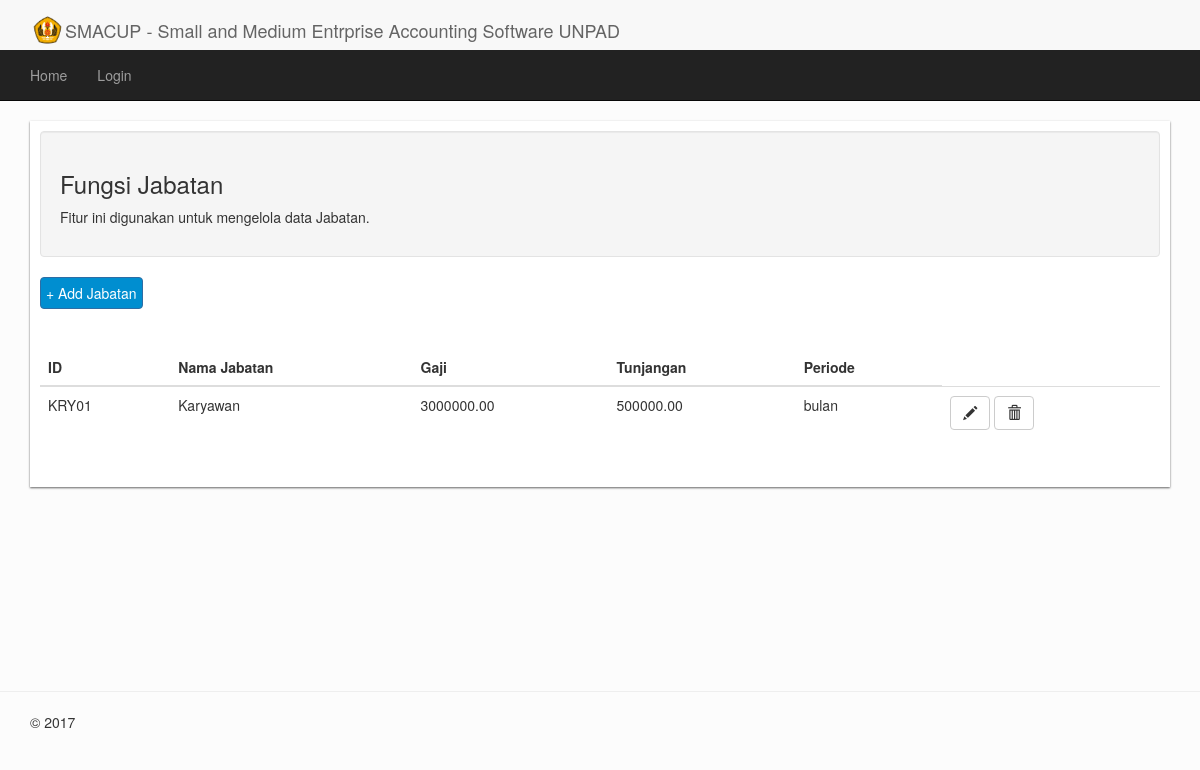
The page /index.php/sdm/jabatan on the database as committed earlier.
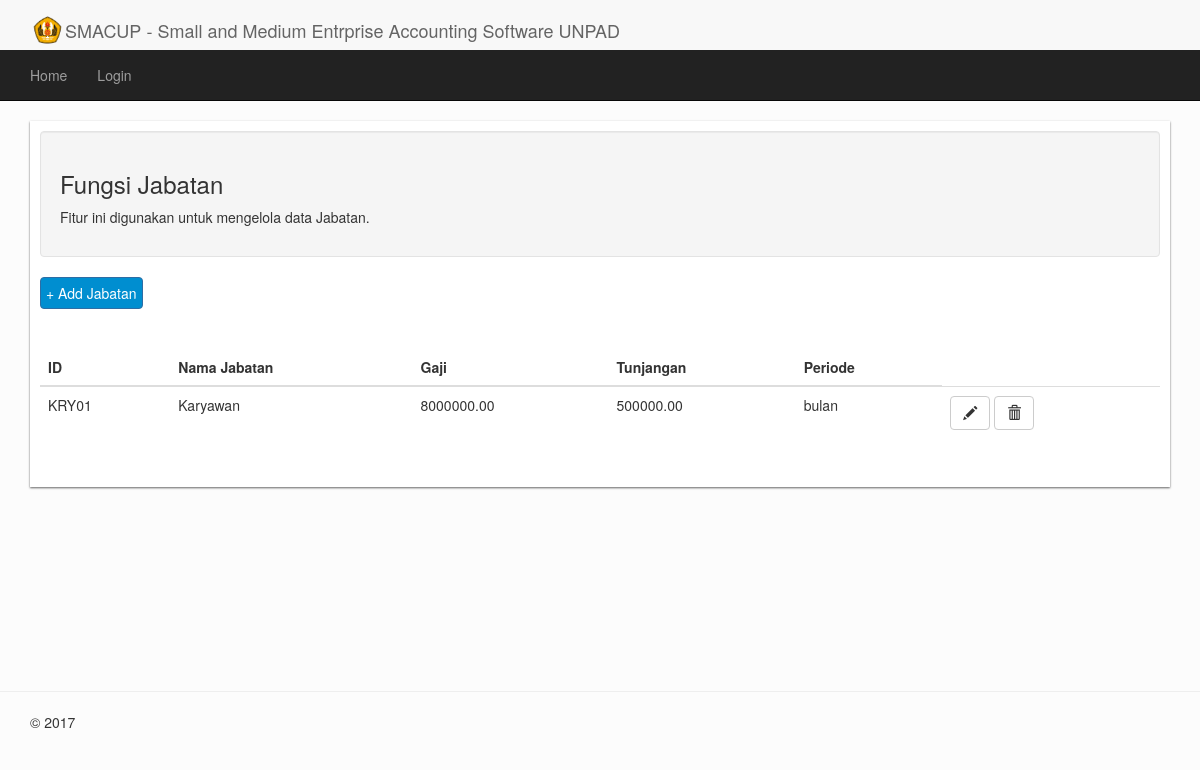
The same page on the database as committed later.
### tables this page shows
CREATE TABLE `jabatan` (
  `idjabatan` varchar(20) NOT NULL,
  `njabatan` varchar(100) NOT NULL,
  `gapok` decimal(20,2) NOT NULL,
  `tunjangan` decimal(20,2) NOT NULL,
  `periode` varchar(20) NOT NULL
);

### application/controllers/Sdm.php (called while the page is built, shortened)
<?php
class Sdm extends CI_Controller {
     public function __construct(){
			$this->load->helper('url');
     }
	public function jabatan()
	{
		$this->load->model('m_Navigasi');
		$this->load->model('m_Jabatan');
		$this->load->model('m_Akun');
		$data['jabatan']=$this->m_Jabatan->get_jabatan();
		$data['hal']="sdm/jabatan";
		$data['nav']=$this->m_Navigasi->utama();
		$this->load->view("tempelate/ghancool",$data);
	}
}

### index.php (called while the page is built, shortened)
<?php
require_once BASEPATH.'core/CodeIgniter.php';

### application/models/M_Jabatan.php (called while the page is built, shortened)
<?php
class m_jabatan extends CI_Model {
	public function get_jabatan()
	{
		$this->db->order_by("idjabatan","ASC");
		$datauser=$this->db->get("jabatan")->result();
		return $datauser;
	}
}
?>

### application/views/sdm/jabatan.php (the view, shortened to what this page needs)
<div class="dokumen">
<div class="well ">
	<h3>Fungsi Jabatan</h3>
	<p>Fitur ini digunakan untuk mengelola data Jabatan.</p>
</div>
<div class="row">
	<div class="col-sm-3 col-xs-3">
		<button style="font-size:14px;padding:5px 5px;" type="button" class="btn btn-primary" data-toggle="modal" data-target="#createJabatan">+ Add Jabatan</button>
	</div>
</div>
<br>
<br>
<table class='table' id="ajaxtable">
	<thead>
		<tr>
			<th>ID</th>
			<th>Nama Jabatan</th>
			<th>Gaji</th>
			<th>Tunjangan</th>
			<th>Periode</th>
		</tr>
	</thead>
	<tbody>
		<?php
			foreach($jabatan as $u){
				echo "
					<tr>
						<td>$u->idjabatan</td>
						<td>$u->njabatan</td>
						<td>$u->gapok</td>
						<td>$u->tunjangan</td>
						<td>$u->periode</td>
						<td>
							<a href='#' data-id='$u->idjabatan' data-toggle='modal' data-target='#editJabatan' class='editButton btn btn-default glyphicon glyphicon-pencil'>
							</a>
							<a href='".base_url()."sdm/jabatan_proses/delete/$u->idjabatan' onclick=\"return confirm('Anda yakin?')\" class='btn btn-default glyphicon glyphicon-trash'>
							</a>
						</td>
					</tr>
					";
			}
		?>
	</tbody>
</table>
</div>

### application/models/M_Navigasi.php (shortened to what this page needs)
<?php
class M_Navigasi extends CI_Model {
		public $nav;
        public function utama()
        {
				if(!$this->session->userdata('username')){
					$this->nav="<li><a href=\"".base_url()."\" class=\"halonav\">Home</a></li>";
					$this->nav.="<li><a href=\"".base_url()."user/login\" class=\"halonav\">Login</a></li>";
		}
				return $this->nav;
        }
}
?>

### application/views/tempelate/ghancool.php (shortened to what this page needs)
?><!DOCTYPE html>
<html lang="id">
<head>
    <link href="<?php echo base_url(); ?>assets/css/bootstrap.min.css" rel="stylesheet">
	<link href="https://cdnjs.cloudflare.com/ajax/libs/select2/4.0.6-rc.0/css/select2.min.css" rel="stylesheet" />
    <link href="<?php echo base_url(); ?>assets/css/jquery.datetimepicker.css" rel="stylesheet">
    <link href="<?php echo base_url(); ?>assets/css/BootSideMenu.css" rel="stylesheet">
    <link href="https://cdnjs.cloudflare.com/ajax/libs/select2/4.0.6-rc.0/css/select2.min.css" rel="stylesheet" />
    <link href="<?php echo base_url(); ?>assets/css/smacc.css" rel="stylesheet">
</head>
<body>
<header id="navbar">
	<nav class="navbar-default">
 	 	<div class="container-fluid">
	<a class="navbar-brand" href="#"><img src="<?=base_url("assets/img/logo.gif") ?>"></a>
	<p id="navbar-text" class="navbar-text hidden-xs" href="#">SMACUP - Small and Medium Entrprise Accounting Software UNPAD</p>
  		</div>
	</nav>
	<nav id="nafix" class="navbar navbar-inverse navbar-static-top navbar-lower" data-spy="affix" data-offset-top="10">
	  <div class="container-fluid">
	    <div class="collapse navbar-collapse">
	      <ul class="nav navbar-nav navbar-left">
		<?=$nav; ?>
	      </ul>
	     </div>
	  </div>
	</nav>
	</header>
	<div class="body">
		<div class="container">
			<?php $this->load->view($hal); ?>
		</div>
	</div>
	<footer>
		<hr>
		<div class="container">
			<p>&copy; 2017</p>
		</div>
	</footer>
	</body>
</html>

### assets/css/smacc.css (style rules this page uses)
body { background-color: rgb(252,252,252); }
.body { min-height:550px; }
#navbar-text { position:absolute; top:3px; left:50px; font-size:18px; color:rgb(100,100,100); }
#navbar { width:100%; }
.navbar-brand { position:relative; z-index:400; }
.navbar-brand img { height:30px; }
.btn-primary { background:rgb(0,142,208); }
.dokumen { background:white;padding:10px;box-shadow:0px 1px 2px rgb(100,100,100);padding-bottom:30px; }

Rows that differ between the two databases and show on the page:
changed jabatan "KRY01": gapok "3000000.00" → "8000000.00"
